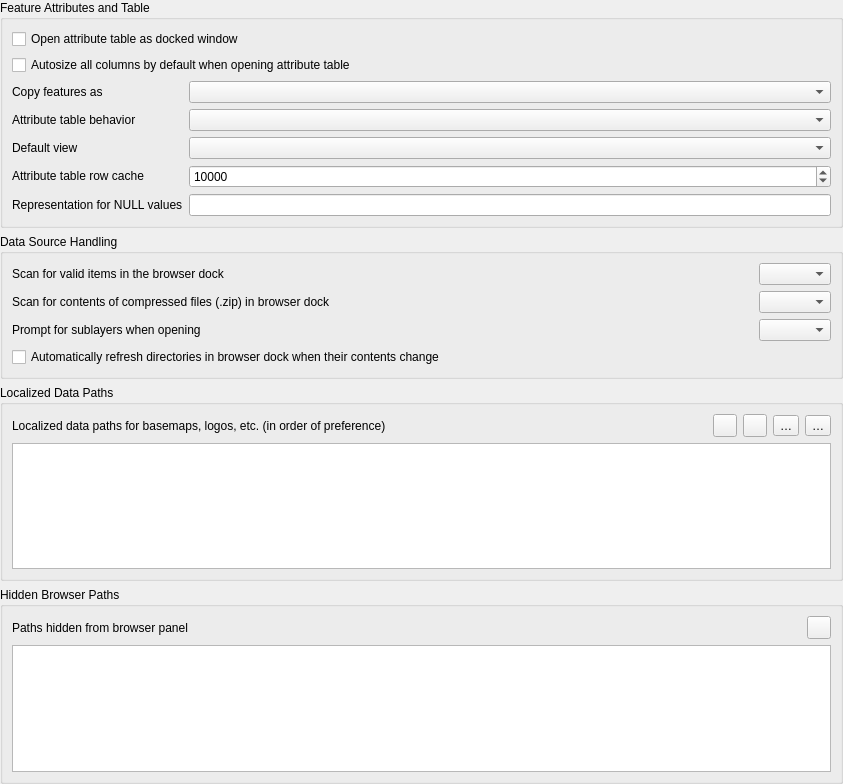
             <widget class="QWidget" name="mOptionsScrollAreaContents_11">
              <property name="geometry">
               <rect>
                <x>0</x>
                <y>0</y>
                <width>843</width>
                <height>784</height>
               </rect>
              </property>
              <layout class="QVBoxLayout" name="verticalLayout_27">
               <property name="leftMargin">
                <number>0</number>
               </property>
               <property name="topMargin">
                <number>0</number>
               </property>
               <property name="rightMargin">
                <number>0</number>
               </property>
               <property name="bottomMargin">
                <number>0</number>
               </property>
               <item>
                <widget class="QgsCollapsibleGroupBox" name="groupBox_18">
                 <property name="title">
                  <string>Feature Attributes and Table</string>
                 </property>
                 <layout class="QGridLayout" name="gridLayout_19">
                  <item row="7" column="1">
                   <widget class="QLineEdit" name="leNullValue"/>
                  </item>
                  <item row="4" column="1">
                   <widget class="QComboBox" name="cmbAttrTableBehavior">
                    <item>
                     <property name="text">
                      <string/>
                     </property>
                    </item>
                   </widget>
                  </item>
                  <item row="5" column="0">
                   <widget class="QLabel" name="label_46">
                    <property name="text">
                     <string>Default view</string>
                    </property>
                   </widget>
                  </item>
                  <item row="3" column="1">
                   <widget class="QComboBox" name="mComboCopyFeatureFormat"/>
                  </item>
                  <item row="0" column="0" colspan="2">
                   <widget class="QCheckBox" name="cbxAttributeTableDocked">
                    <property name="text">
                     <string>Open attribute table as docked window</string>
                    </property>
                   </widget>
                  </item>
                  <item row="5" column="1">
                   <widget class="QComboBox" name="mAttrTableViewComboBox"/>
                  </item>
                  <item row="7" column="0">
                   <widget class="QLabel" name="label_14">
                    <property name="text">
                     <string>Representation for NULL values</string>
                    </property>
                   </widget>
                  </item>
                  <item row="4" column="0">
                   <widget class="QLabel" name="textLabel1_7">
                    <property name="sizePolicy">
                     <sizepolicy hsizetype="Fixed" vsizetype="Fixed">
                      <horstretch>0</horstretch>
                      <verstretch>0</verstretch>
                     </sizepolicy>
                    </property>
                    <property name="text">
                     <string>Attribute table behavior</string>
                    </property>
                   </widget>
                  </item>
                  <item row="6" column="0">
                   <widget class="QLabel" name="textLabel1_12">
                    <property name="sizePolicy">
                     <sizepolicy hsizetype="Fixed" vsizetype="Fixed">
                      <horstretch>0</horstretch>
                      <verstretch>0</verstretch>
                     </sizepolicy>
                    </property>
                    <property name="text">
                     <string>Attribute table row cache</string>
                    </property>
                   </widget>
                  </item>
                  <item row="6" column="1">
                   <widget class="QgsSpinBox" name="spinBoxAttrTableRowCache">
                    <property name="minimum">
                     <number>0</number>
                    </property>
                    <property name="maximum">
                     <number>10000000</number>
                    </property>
                    <property name="singleStep">
                     <number>1000</number>
                    </property>
                    <property name="value">
                     <number>10000</number>
                    </property>
                   </widget>
                  </item>
                  <item row="3" column="0">
                   <widget class="QLabel" name="label_48">
                    <property name="text">
                     <string>Copy features as</string>
                    </property>
                   </widget>
                  </item>
                  <item row="1" column="0" colspan="2">
                   <widget class="QCheckBox" name="cbxAutosizeAttributeTable">
                    <property name="text">
                     <string>Autosize all columns by default when opening attribute table</string>
                    </property>
                   </widget>
                  </item>
                 </layout>
                </widget>
               </item>
               <item>
                <widget class="QgsCollapsibleGroupBox" name="groupBox_19">
                 <property name="title">
                  <string>Data Source Handling</string>
                 </property>
                 <layout class="QGridLayout" name="gridLayout_23" columnstretch="0,0,0">
                  <item row="1" column="2">
                   <widget class="QComboBox" name="cmbScanZipInBrowser"/>
                  </item>
                  <item row="0" column="2">
                   <widget class="QComboBox" name="cmbScanItemsInBrowser"/>
                  </item>
                  <item row="2" column="2">
                   <widget class="QComboBox" name="cmbPromptSublayers">
                    <item>
                     <property name="text">
                      <string/>
                     </property>
                    </item>
                   </widget>
                  </item>
                  <item row="0" column="0">
                   <widget class="QLabel" name="label_30">
                    <property name="text">
                     <string>Scan for valid items in the browser dock</string>
                    </property>
                   </widget>
                  </item>
                  <item row="1" column="1">
                   <spacer name="horizontalSpacer_3">
                    <property name="orientation">
                     <enum>Qt::Orientation::Horizontal</enum>
                    </property>
                    <property name="sizeHint" stdset="0">
                     <size>
                      <width>40</width>
                      <height>20</height>
                     </size>
                    </property>
                   </spacer>
                  </item>
                  <item row="2" column="0">
                   <widget class="QLabel" name="textLabel1_13">
                    <property name="sizePolicy">
                     <sizepolicy hsizetype="Fixed" vsizetype="Fixed">
                      <horstretch>0</horstretch>
                      <verstretch>0</verstretch>
                     </sizepolicy>
                    </property>
                    <property name="text">
                     <string>Prompt for sublayers when opening</string>
                    </property>
                   </widget>
                  </item>
                  <item row="1" column="0">
                   <widget class="QLabel" name="label_29">
                    <property name="text">
                     <string>Scan for contents of compressed files (.zip) in browser dock</string>
                    </property>
                   </widget>
                  </item>
                  <item row="3" column="0" colspan="3">
                   <widget class="QCheckBox" name="mCheckMonitorDirectories">
                    <property name="text">
                     <string>Automatically refresh directories in browser dock when their contents change</string>
                    </property>
                   </widget>
                  </item>
                 </layout>
                </widget>
               </item>
               <item>
                <widget class="QgsCollapsibleGroupBox" name="groupBox_301">
                 <property name="title">
                  <string>Localized Data Paths</string>
                 </property>
                 <layout class="QGridLayout" name="gridLayout_34">
                  <item row="0" column="0">
                   <widget class="QLabel" name="label_9">
                    <property name="text">
                     <string>Localized data paths for basemaps, logos, etc. (in order of preference) </string>
                    </property>
                   </widget>
                  </item>
                  <item row="0" column="1">
                   <spacer name="horizontalSpacer_19">
                    <property name="orientation">
                     <enum>Qt::Orientation::Horizontal</enum>
                    </property>
                    <property name="sizeHint" stdset="0">
                     <size>
                      <width>40</width>
                      <height>20</height>
                     </size>
                    </property>
                   </spacer>
                  </item>
                  <item row="0" column="2">
                   <widget class="QToolButton" name="mLocalizedDataPathAddButton">
                    <property name="toolTip">
                     <string>Add localized data path</string>
                    </property>
                    <property name="text">
                     <string/>
                    </property>
                    <property name="icon">
                     <iconset resource="../../images/images.qrc">
                      <normaloff>:/images/themes/default/symbologyAdd.svg</normaloff>:/images/themes/default/symbologyAdd.svg</iconset>
                    </property>
                   </widget>
                  </item>
                  <item row="0" column="3">
                   <widget class="QToolButton" name="mLocalizedDataPathRemoveButton">
                    <property name="toolTip">
                     <string>Remove localized data path</string>
                    </property>
                    <property name="text">
                     <string/>
                    </property>
                    <property name="icon">
                     <iconset resource="../../images/images.qrc">
                      <normaloff>:/images/themes/default/symbologyRemove.svg</normaloff>:/images/themes/default/symbologyRemove.svg</iconset>
                    </property>
                   </widget>
                  </item>
                  <item row="0" column="4">
                   <widget class="QToolButton" name="mLocalizedDataPathUpButton">
                    <property name="toolTip">
                     <string>Raise selected localized data path priority</string>
                    </property>
                    <property name="text">
                     <string>…</string>
                    </property>
                    <property name="icon">
                     <iconset resource="../../images/images.qrc">
                      <normaloff>:/images/themes/default/mActionArrowUp.svg</normaloff>:/images/themes/default/mActionArrowUp.svg</iconset>
                    </property>
                   </widget>
                  </item>
                  <item row="0" column="5">
                   <widget class="QToolButton" name="mLocalizedDataPathDownButton">
                    <property name="toolTip">
                     <string>Lower selected localized data path priority</string>
                    </property>
                    <property name="text">
                     <string>…</string>
                    </property>
                    <property name="icon">
                     <iconset resource="../../images/images.qrc">
                      <normaloff>:/images/themes/default/mActionArrowDown.svg</normaloff>:/images/themes/default/mActionArrowDown.svg</iconset>
                    </property>
                   </widget>
                  </item>
                  <item row="1" column="0" colspan="6">
                   <widget class="QListWidget" name="mLocalizedDataPathListWidget">
                    <property name="selectionMode">
                     <enum>QAbstractItemView::SelectionMode::MultiSelection</enum>
                    </property>
                    <property name="selectionBehavior">
                     <enum>QAbstractItemView::SelectionBehavior::SelectRows</enum>
                    </property>
                   </widget>
                  </item>
                 </layout>
                </widget>
               </item>
               <item>
                <widget class="QgsCollapsibleGroupBox" name="groupBox_28">
                 <property name="title">
                  <string>Hidden Browser Paths</string>
                 </property>
                 <layout class="QGridLayout" name="_15">
                  <item row="0" column="2">
                   <widget class="QToolButton" name="mBtnRemoveHiddenPath">
                    <property name="toolTip">
                     <string>Remove path</string>
                    </property>
                    <property name="text">
                     <string/>
                    </property>
                    <property name="icon">
                     <iconset resource="../../images/images.qrc">
                      <normaloff>:/images/themes/default/symbologyRemove.svg</normaloff>:/images/themes/default/symbologyRemove.svg</iconset>
                    </property>
                   </widget>
                  </item>
                  <item row="0" column="0">
                   <widget class="QLabel" name="mSVGLabel_4">
                    <property name="text">
                     <string>Paths hidden from browser panel</string>
                    </property>
                   </widget>
                  </item>
                  <item row="0" column="1">
                   <spacer>
                    <property name="orientation">
                     <enum>Qt::Orientation::Horizontal</enum>
                    </property>
                    <property name="sizeHint" stdset="0">
                     <size>
                      <width>31</width>
                      <height>20</height>
                     </size>
                    </property>
                   </spacer>
                  </item>
                  <item row="1" column="0" colspan="3">
                   <widget class="QListWidget" name="mListHiddenBrowserPaths">
                    <property name="minimumSize">
                     <size>
                      <width>0</width>
                      <height>120</height>
                     </size>
                    </property>
                   </widget>
                  </item>
                 </layout>
                </widget>
               </item>
               <item>
                <spacer name="verticalSpacer_8">
                 <property name="orientation">
                  <enum>Qt::Orientation::Vertical</enum>
                 </property>
                 <property name="sizeType">
                  <enum>QSizePolicy::Policy::Expanding</enum>
                 </property>
                 <property name="sizeHint" stdset="0">
                  <size>
                   <width>20</width>
                   <height>40</height>
                  </size>
                 </property>
                </spacer>
               </item>
              </layout>
             </widget>
